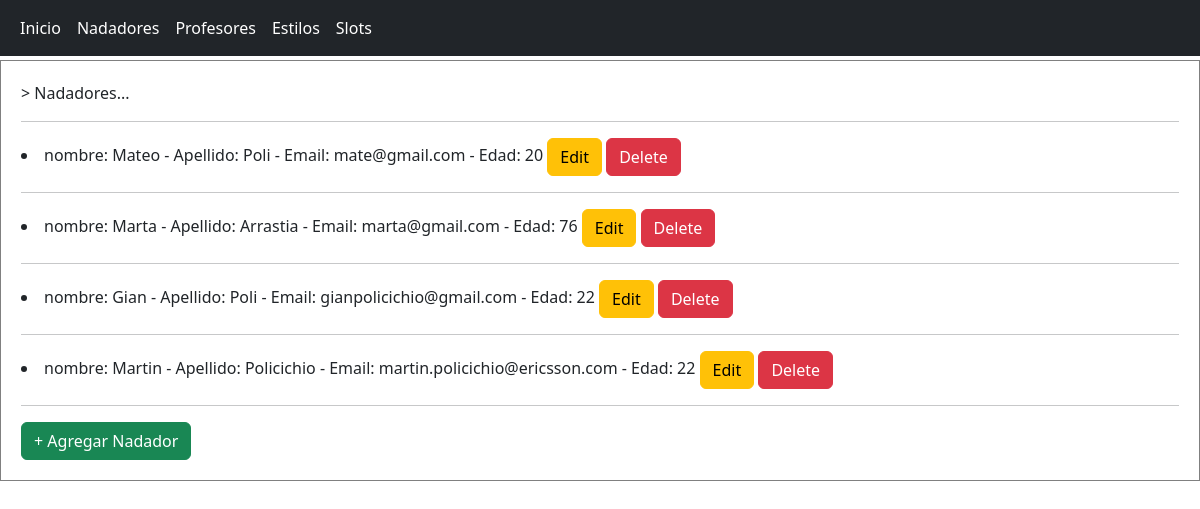
/AppSwim/read_nadadores/, run on the app's committed database.
### AppSwim/models.py (models this page shows)
class Nadador(models.Model):
    nombre = models.CharField(max_length=40)
    apellido = models.CharField(max_length=40)
    email = models.EmailField()
    edad = models.IntegerField(default=18)
    def __str__(self):
        return f'nombre: {self.nombre} - Apellido: {self.apellido} - Email: {self.email} - Edad: {self.edad}'

### AppSwim/views.py (the view)
# urls.py: path('read_nadadores/', read_nadadores),
def read_nadadores(request):
    nadadores = Nadador.objects.all()
    for nadador in nadadores:
        print(type(nadador), nadador)
    return render(request, 'nadadores/read_nadadores.html', {'nadadores': nadadores})

### AppSwim/template/nadadores/read_nadadores.html
{% extends "inicio.html" %}
{% load static %}
{% block contenido %}
    <p>> Nadadores...</p>
    <hr>
    {% for nadador in nadadores %}
        <li>
            {{nadador}}
            <a href="/AppSwim/update_nadadores/{{nadador.id}}" class="btn btn-warning">Edit</a>
            <a href="/AppSwim/delete_nadadores/{{nadador.id}}" class="btn btn-danger">Delete</a>
        </li>
        <hr>
    {% endfor %}
    <a class="btn btn-success" href="/AppSwim/create_nadadores">+ Agregar Nadador</a>
{% endblock %}

### data on the page
Nadador: nombre+apellido+email "nombre: Mateo - Apellido: Poli - Email: mate@gmail.com - Edad: 20"
Nadador: nombre+apellido+email "nombre: Marta - Apellido: Arrastia - Email: marta@gmail.com - Edad: 76"
Nadador: nombre+apellido+email "nombre: Gian - Apellido: Poli - Email: gianpolicichio@gmail.com - Edad: 22"
Nadador: nombre+apellido+email "nombre: Martin - Apellido: Policichio - Email: martin.policichio@ericsson.com - Edad: 22"
